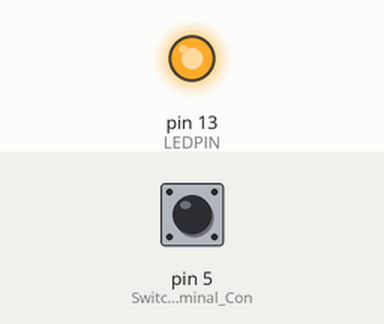
This sketch was run on a simulated Arduino Uno, built with avr-gcc and run on an emulated ATmega328P. Parts: output pins drawn as LEDs (lit = HIGH). The test bench sets the inputs (shaded band); at power-on: pin 5 (Switch_Right_Terminal_Con) HIGH.

Above: at 1.2 s.
1.3 s: pin 5 (Switch_Right_Terminal_Con) pulled LOW for 0.15 s
At 1.37 s:
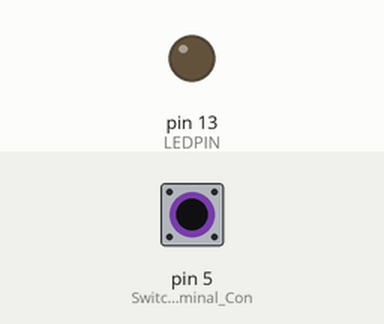
2.9 s: pin 5 (Switch_Right_Terminal_Con) pulled LOW for 3.2 s
At 7.1 s:
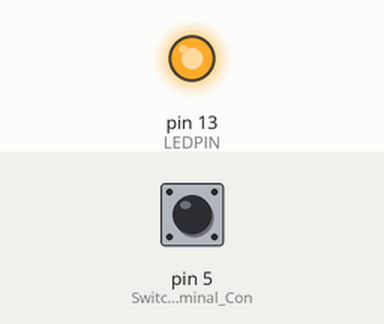
Timing chart, 0 to 8.6 s (numbered marks = the images above; inputs shaded):
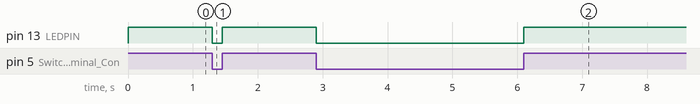

Measured:
- after the input at 1.3 s, pin 13 (LEDPIN): HIGH → LOW at once, → HIGH 0.15 s later
- after the input at 2.9 s, pin 13 (LEDPIN): HIGH → LOW at once, → HIGH 3.2 s later

The sketch:

Practical_06.ino
```cpp
//Switch Common Terminal and LED Ground connected to Ground on arduino
int LEDPIN = 13;
void setup() {
  pinMode(LEDPIN, OUTPUT);
  pinMode(5, INPUT_PULLUP); // Switch Right Terminal Connected to Pin 5 on Arduino
}

void loop() {
  digitalWrite(LEDPIN, digitalRead((5)));
}
```
